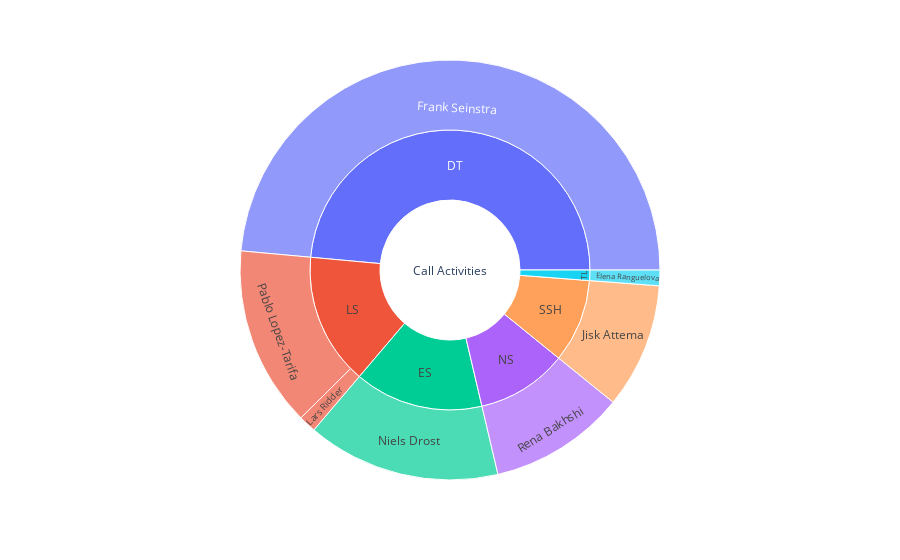

The notebook cell this image was saved under:
### Code cell
plot_project_sunburst(df, proj_name.value)

### Figure 1 — Plotly figure (JSON) as saved in the notebook; plotly's stock layout.template omitted (floating-point values rounded to 4 significant figures)
{"data": [{"branchvalues": "total", "domain": {"x": [0, 1], "y": [0, 1]}, "hovertemplate": "labels=%{label}<br>hours=%{value}<br>parent=%{parent}<br>id=%{id}<extra></extra>", "ids": ["Call Activities/TL/Elena Ranguelova", "Call Activities/DT/Frank Seinstra", "Call Activities/SSH/Jisk Attema", "Call Activities/LS/Lars Ridder", "Call Activities/ES/Niels Drost", "Call Activities/LS/Pablo Lopez-Tarifa", "Call Activities/NS/Rena Bakhshi", "Call Activities/DT", "Call Activities/ES", "Call Activities/LS", "Call Activities/NS", "Call Activities/SSH", "Call Activities/TL", "Call Activities"], "labels": ["Elena Ranguelova", "Frank Seinstra", "Jisk Attema", "Lars Ridder", "Niels Drost", "Pablo Lopez-Tarifa", "Rena Bakhshi", "DT", "ES", "LS", "NS", "SSH", "TL", "Call Activities"], "name": "", "parents": ["Call Activities/TL", "Call Activities/DT", "Call Activities/SSH", "Call Activities/LS", "Call Activities/ES", "Call Activities/LS", "Call Activities/NS", "Call Activities", "Call Activities", "Call Activities", "Call Activities", "Call Activities", "Call Activities", ""], "type": "sunburst", "values": [17, 685, 136, 19, 210, 196, 148, 685, 210, 215, 148, 136, 17, 1411]}], "layout": {"legend": {"tracegroupgap": 0}, "margin": {"t": 60}}}
